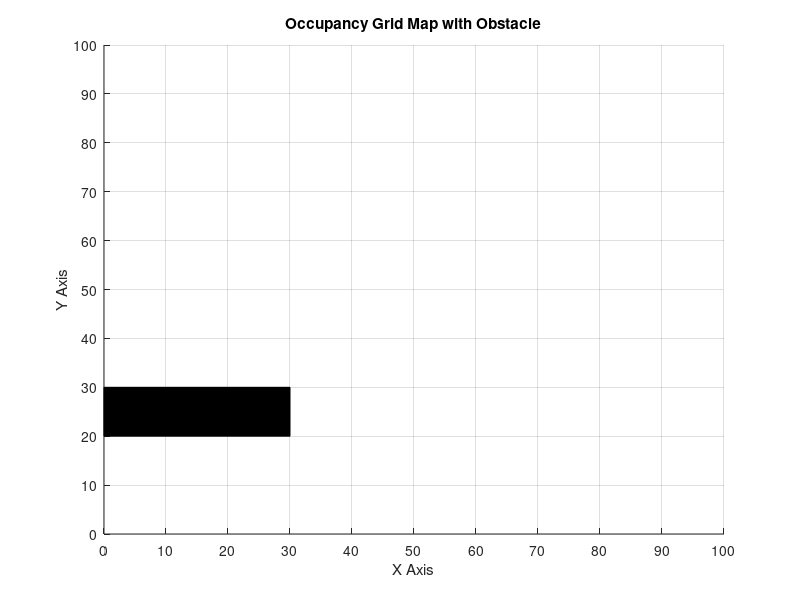

MATLAB code to generate this figure:
% Define grid size
gridSize = 100;

% Create figure
figure;
hold on;
axis([0 gridSize 0 gridSize]); % Set axis limits
xlabel('X Axis');
ylabel('Y Axis');
title('Occupancy Grid Map with Obstacle');

% Define obstacle vertices (bottom-left to top-right)
xObstacle = [0 30 30 0 0]; % x-coordinates (closing shape)
yObstacle = [20 20 30 30 20]; % y-coordinates (closing shape)

% Plot obstacle as a black-filled polygon
fill(xObstacle, yObstacle, 'k');

% Set grid and appearance
grid on;
set(gca, 'XTick', 0:10:gridSize, 'YTick', 0:10:gridSize);
hold off;
